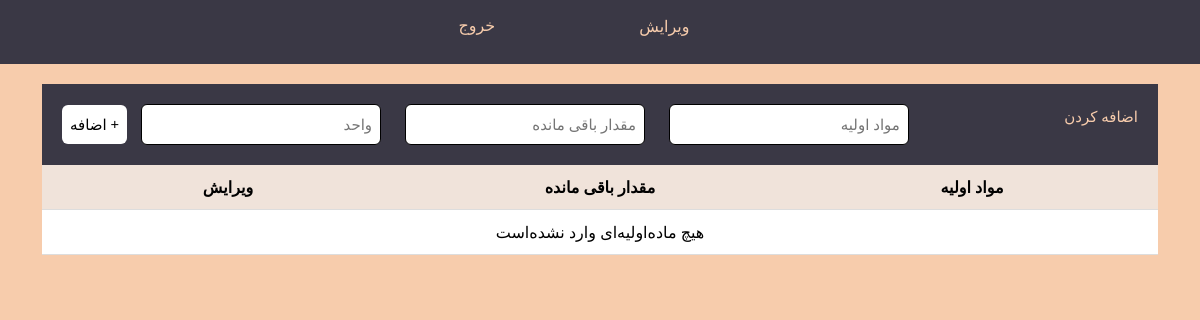
Page /storage/ on the earlier database version.
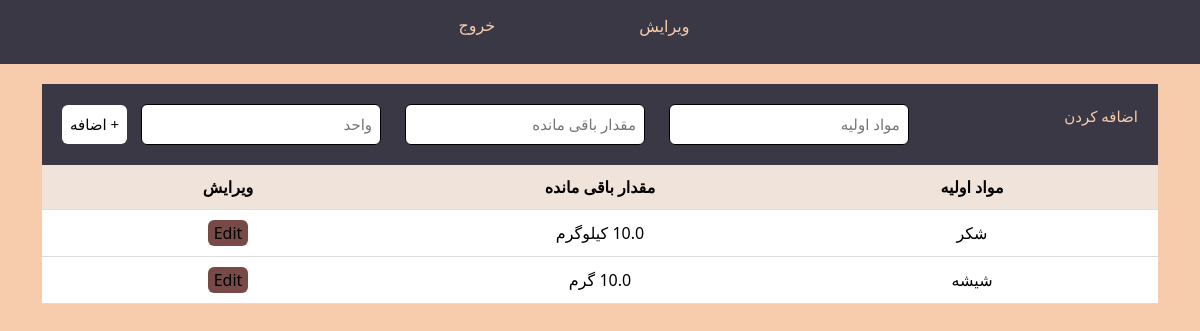
Same page on the later database version.
### accounts/models.py (models this page shows, shortened)
class Storage(models.Model):
    name = models.CharField(max_length=255, unique=True)
    amount = models.FloatField(default=0)
    unit = models.CharField(max_length=50)

### accounts/views.py (the view, shortened to what this page needs)
# urls.py: path("storage/", views.storage_view, name="storage"),
def storage_view(request):
    return render(request, "accounts/storage.html", {"storages": Storage.objects.all()})

### accounts/templates/accounts/storage.html (shortened to what this page needs)
<!DOCTYPE html>
<html lang="fa" dir="rtl">
<head>
    <link href='https://unpkg.com/css.gg@2.0.0/icons/css/enter.css' rel='stylesheet'>
    <link href='https://unpkg.com/css.gg@2.0.0/icons/css/shopping-cart.css' rel='stylesheet'>
    <link href='https://unpkg.com/css.gg@2.0.0/icons/css/check-r.css' rel='stylesheet'>
    <link href='https://unpkg.com/css.gg@2.0.0/icons/css/menu.css' rel='stylesheet'>
    <link href="https://cdn.jsdelivr.net/npm/bootstrap@5.3.3/dist/css/bootstrap.min.css" rel="stylesheet">
    <link href="https://getbootstrap.com/docs/5.3/assets/css/docs.css" rel="stylesheet">
</head>
<body>
    <div class="navbar lalezar-regular">
        <nav>
            <ul>
                <li class="dropdown">
                    <div class="icon-label" id="item1"><button class="dropbtn" >ویرایش</button></div>
                </li>
                <li>
                    <div class="icon-label" id="item2"><a href="{% url 'logout' %}" class="name" style="margin-left: 100px;">خروج</a></div>
                </li>
            </ul>
        </nav>
    </div>
    <div class="container">
        <div class="table">
            <form method="post" class="table_header">
                <p>اضافه کردن</p>
                <div>
                    <input id="ingr" name="name" placeholder="مواد اولیه"/>
                    <input id="left" name="amount" placeholder="مقدار باقی مانده"/>
                    <input id="unit" name="unit" placeholder="واحد"/>
                    <button class="add_new" type="submit">+ اضافه</button>
                </div>
            </form>
            <div class="table_section">
                <table id="outputTable">
                    <thead>
                        <tr>
                             <th>مواد اولیه</th>
                            <th>مقدار باقی مانده</th>
                            <th>ویرایش</th>
                        </tr>
                    </thead>
                    <tbody>
                        {% for storage in storages %}
                            <tr>
                                <td>{{ storage.name }}</td>
                                <td>{{ storage.amount }} {{ storage.unit }}</td>
                                <td>
                                    <button onclick="editData(this)">Edit</button>
                                </td>
                            </tr>
                        {% empty %}
                            <tr style="text-align: center;">
                                <td colspan="3">هیچ ماده‌اولیه‌ای وارد نشده‌است</td>
                            </tr>
                        {% endfor %}
                    </tbody>
                </table>
            </div>
        </div>
    </div>
</body>
</html>

Differences in the rows shown:
added Storage: name "شکر", amount "10.0", unit "کیلوگرم"
added Storage: name "شیشه", amount "10.0", unit "گرم"
Other differences:
text no longer shown: "هیچ ماده‌اولیه‌ای وارد نشده‌است"
